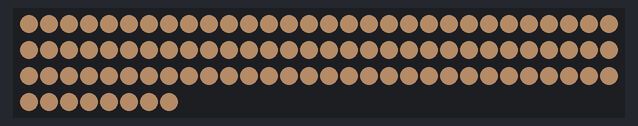
Recording of a sketch running on a simulated ESP32. Parts: 98 RGB LEDs in strip order, left to right, continuing on the next row. Dim RGB values are drawn brighter than linear; what the sketch prints to the serial monitor is not drawn.

Above: at 3.1 s.

The sketch:

TRYTHI.ino
```cpp
// i want to coding before i lost it

// you need FastLED now for driving them
// then you drive DATA_BIN data pin

// I have a ESP32 wrover computer, wwhich was played it
// i was going the radio so i could have then
#include <FastLED.h>

const int DATA_PIN = 22;
const int LED_COUNT = 98;
const int BRIGHTNESS = 64;

CRGB leds[LED_COUNT];

void setLights() {
  for (int i = 0; i < LED_COUNT; ++i) {
    leds[i] = CRGB::White;
  }

  FastLED.show();
}

void setup()
{
  // Give the LED chain time to warm up
  delay(3000);

  // Just in case this is needed, set the pin up
  pinMode(DATA_PIN, OUTPUT);

  // Set up the leds
  FastLED.addLeds<WS2812, DATA_PIN, GRB>(leds, LED_COUNT);
  FastLED.setCorrection(TypicalLEDStrip);
  FastLED.setBrightness(BRIGHTNESS);
  FastLED.setTemperature(Tungsten40W);
  setLights();

  // Serial debugger
  Serial.begin(115200);
  Serial.println("Setup done");
}

void loop()
{
  FastLED.show();
  FastLED.delay(2000);
}
```
